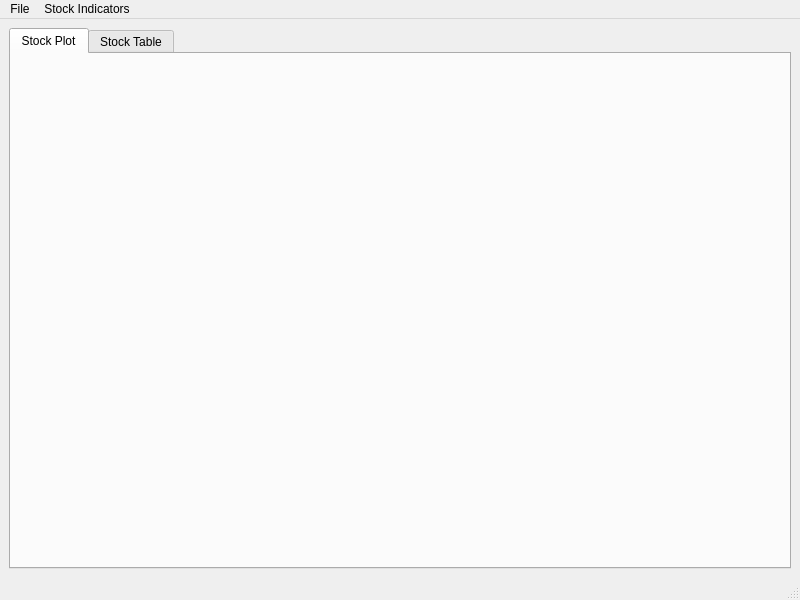
<?xml version="1.0" encoding="UTF-8"?>
<ui version="4.0">
 <class>MainWindow</class>
 <widget class="QMainWindow" name="MainWindow">
  <property name="geometry">
   <rect>
    <x>0</x>
    <y>0</y>
    <width>800</width>
    <height>600</height>
   </rect>
  </property>
  <property name="windowTitle">
   <string>MainWindow</string>
  </property>
  <widget class="QWidget" name="centralwidget">
   <layout class="QHBoxLayout" name="horizontalLayout_3">
    <item>
     <widget class="QTabWidget" name="tabWidget">
      <property name="currentIndex">
       <number>0</number>
      </property>
      <widget class="QWidget" name="tab">
       <attribute name="title">
        <string>Stock Plot</string>
       </attribute>
       <layout class="QHBoxLayout" name="horizontalLayout">
        <item>
         <widget class="QCustomPlot" name="customPlot" native="true"/>
        </item>
       </layout>
      </widget>
      <widget class="QWidget" name="tab_2">
       <attribute name="title">
        <string>Stock Table</string>
       </attribute>
       <layout class="QHBoxLayout" name="horizontalLayout_2">
        <item>
         <widget class="QTableView" name="tableView"/>
        </item>
       </layout>
      </widget>
     </widget>
    </item>
   </layout>
  </widget>
  <widget class="QMenuBar" name="menubar">
   <property name="geometry">
    <rect>
     <x>0</x>
     <y>0</y>
     <width>800</width>
     <height>22</height>
    </rect>
   </property>
   <widget class="QMenu" name="menuFile">
    <property name="title">
     <string>File</string>
    </property>
    <addaction name="actionOpen_CSV_File"/>
    <addaction name="actionExit"/>
    <addaction name="separator"/>
    <addaction name="actionShow_All"/>
    <addaction name="actionHide_All"/>
   </widget>
   <widget class="QMenu" name="menuStock_Indicators">
    <property name="title">
     <string>Stock Indicators</string>
    </property>
   </widget>
   <addaction name="menuFile"/>
   <addaction name="menuStock_Indicators"/>
  </widget>
  <widget class="QStatusBar" name="statusbar"/>
  <action name="actionOpen_CSV_File">
   <property name="text">
    <string>Open .CSV File</string>
   </property>
  </action>
  <action name="actionExit">
   <property name="text">
    <string>Exit</string>
   </property>
  </action>
  <action name="actionShow_All">
   <property name="text">
    <string>Show All</string>
   </property>
  </action>
  <action name="actionHide_All">
   <property name="text">
    <string>Hide All</string>
   </property>
  </action>
 </widget>
 <customwidgets>
  <customwidget>
   <class>QCustomPlot</class>
   <extends>QWidget</extends>
   <header>qcustomplot.h</header>
   <container>1</container>
  </customwidget>
 </customwidgets>
 <resources/>
 <connections/>
</ui>
